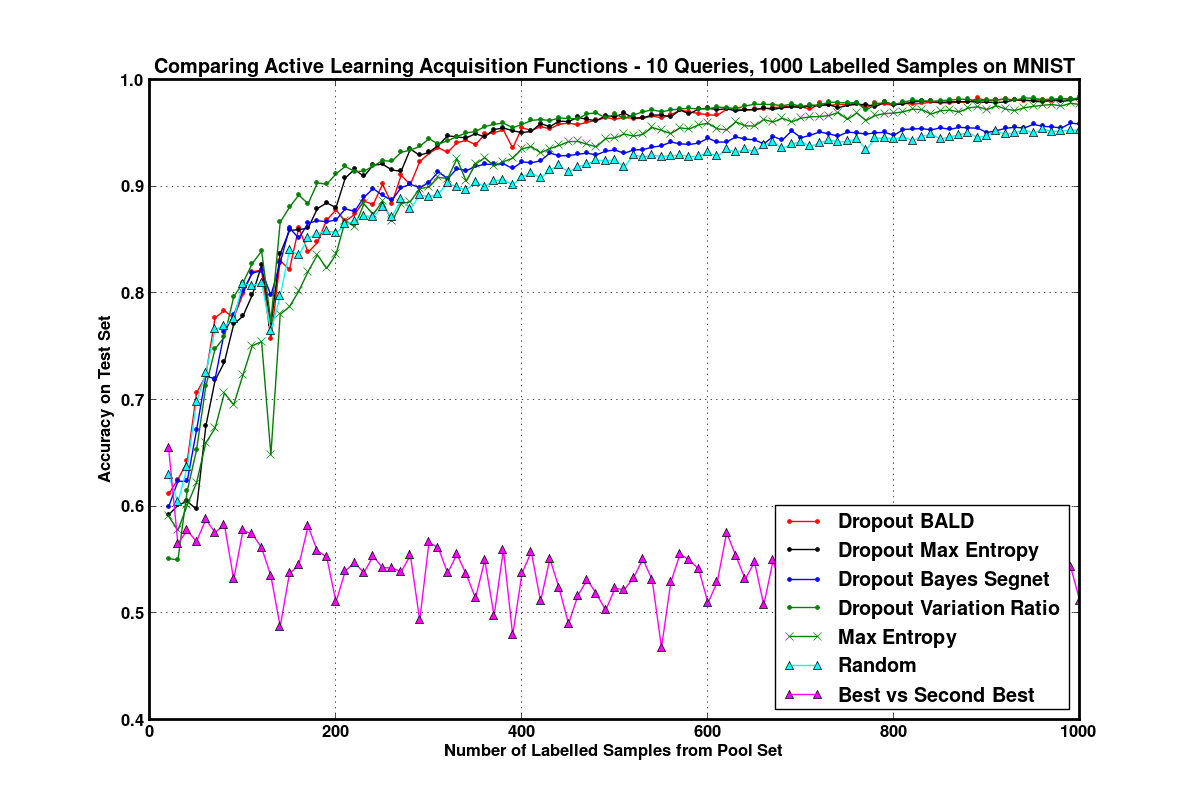

Here is the Python script that generated this plot:
# http://www.scipy-lectures.org/intro/matplotlib/matplotlib.html
import numpy as np
import matplotlib.pyplot as plt
from pylab import *
from matplotlib import rc, rcParams
import matplotlib.dates as dates

  # activate latex text rendering
rc('text', usetex=True)
rc('axes', linewidth=2)
rc('font', weight='bold')
rcParams['text.latex.preamble'] = [r'\usepackage{sfmath} \boldmath']


Dropout_Bald = np.load('Dropout_Bald.npy')
Dropout_Max_Entropy = np.load('Dropout_Max_Entropy.npy')
Dropout_Segnet = np.load('Dropout_Segnet.npy')
Dropout_VarRatio = np.load('Dropout_VarRatio.npy')

Softmax_Max_Entropy = np.load('Softmax_Max_Entropy.npy')
Softmax_Segnet = np.load('Softmax_Segnet.npy')
Softmax_VarRatio = np.load('Softmax_VarRatio.npy')
Softmax_Bald = np.load('Softmax_Bald.npy')

Random = np.load('Random.npy')
BvSB = np.load('BvSB.npy')

Queries = np.arange(20, 1010, 10)
# Q10 = np.arange(100, 1010, 10)



plt.figure(figsize=(12, 8), dpi=80)

plt.plot(Queries, Dropout_Bald, color="red", linewidth=1.0, marker='.', label=r"\textbf{Dropout BALD}" )
plt.plot(Queries, Dropout_Max_Entropy, color="black", linewidth=1.0, marker='.', label=r"\textbf{Dropout Max Entropy}" )
plt.plot(Queries, Dropout_Segnet, color="blue", linewidth=1.0, marker='.', label=r"\textbf{Dropout Bayes Segnet}" )
plt.plot(Queries, Dropout_VarRatio, color="green", linewidth=1.0, marker='.', label=r"\textbf{Dropout Variation Ratio}" )

# plt.plot(Queries, Softmax_Bald, color="red", linewidth=1.0, marker='x', label=r"\textbf{Softmax BALD}" )
# plt.plot(Queries, Softmax_Segnet, color="black", linewidth=1.0, marker='x', label=r"\textbf{Softmax Segnet}" )
# plt.plot(Queries, Softmax_VarRatio, color="blue", linewidth=1.0, marker='x', label=r"\textbf{Softmax Variation Ratio}" )
plt.plot(Queries, Softmax_Max_Entropy, color="green", linewidth=1.0, marker='x', label=r"\textbf{Max Entropy}" )

plt.plot(Queries, Random, color="cyan", linewidth=1.0, marker='^', label=r"\textbf{Random}" )
plt.plot(Queries, BvSB, color="magenta", linewidth=1.0, marker='^', label=r"\textbf{Best vs Second Best}" )



plt.xlabel(r'\textbf{Number of Labelled Samples from Pool Set}')
plt.ylabel(r'\textbf{Accuracy on Test Set}')
plt.title(r'\textbf{Comparing Active Learning Acquisition Functions - 10 Queries, 1000 Labelled Samples on MNIST}')
plt.grid()

plt.legend(loc = 4)
plt.show()
